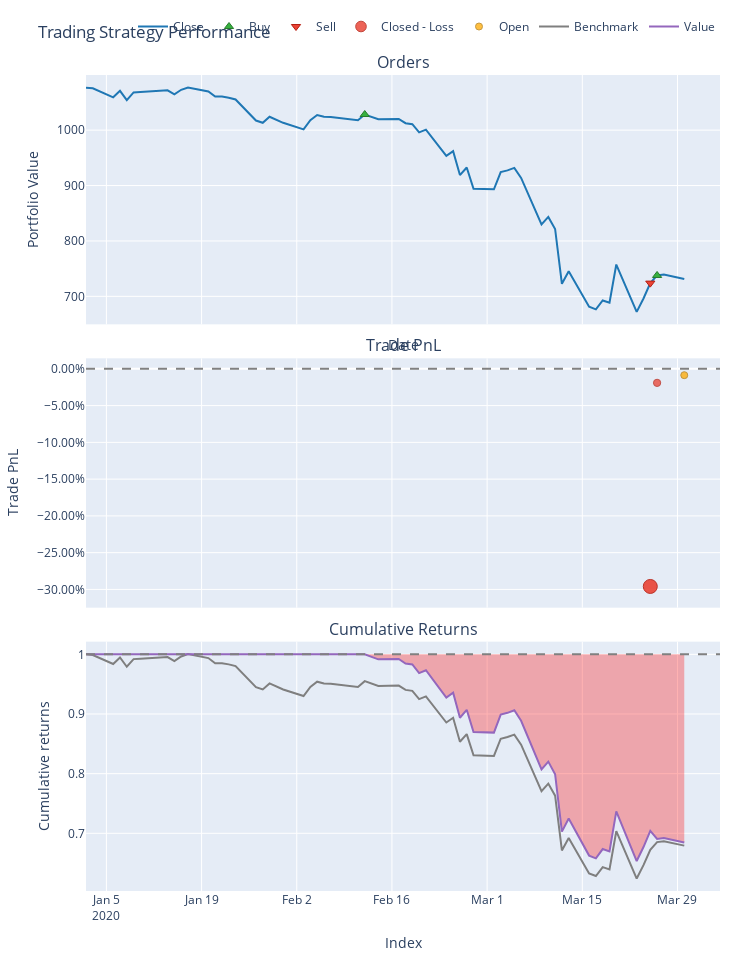

The code cell stored with this chart in its notebook:
### Code cell
fig = portfolio.plot()
fig.update_layout(title='Trading Strategy Performance', xaxis_title='Date', yaxis_title='Portfolio Value')
fig.show()
